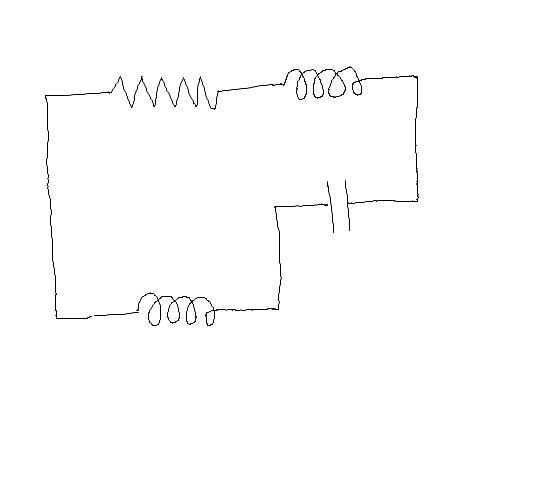
#> input picture full/8.png, 550 x 500 px
$ python detect.py   (older library calls are emulated)
#> lines starting #> are read from the running program, lines starting #| are printed output that depends on the picture; after the words box and inside, x2 and y2 are one past the last pixel; in counts of white or black regions, pixels touching at a corner belong together
import numpy as np
import cv2
import math
import sys
np.set_printoptions(threshold=np.nan)

def dist(x1,y1,x2,y2):
	return ((x2-x1)**2 + (y2-y1)**2)**(1/2)

def dist(box1,box2):
	x1 = box1[0]+(box1[2]/2)
	y1 = box1[1]+(box1[3]/2)
	x2 = box2[0]+(box2[2]/2)
	y2 = box2[1]+(box2[3]/2)
	return ((x2-x1)**2 + (y2-y1)**2)**(1/2)

def findConnection(components,wire):
	c1=-1
	c2=-1
	m=10000
	for i in range(len(components)):
		d = dist(components[i],wire)
		if(d < m):
			m = d
			c1=i
	m=10000
	for i in range(len(components)):
		d = dist(components[i],wire)
		if(d < m and i != c1):
			m = d
			c2=i
	return (c1,c2)


def show(image,name="image"):
	cv2.imshow(name,image)
	cv2.waitKey(0)

def findlines(img,mul,x=10):
	thresh = img.copy()
	comp = np.zeros(img.shape,np.uint8)
	i=0
	while (i+mul<thresh.shape[0]):
		j=0
		while (j+mul<thresh.shape[1]):
			temp = []
			for i1 in range (i,i+mul):
				temp1 = []
				for j1 in range (j,j+mul):
					#print(i1,j1)
					temp1.append(thresh[i1][j1])
				temp.append(temp1)
			temp=np.array(temp)

			# [4 lines of commented-out code are left out]

			_,contours,h1 = cv2.findContours(temp,1,2)

			if (len(contours)>1):
				for i1 in range (i,i+mul):
					for j1 in range (j,j+mul):
						# thresh[i1][j1]=0
						comp[i1][j1]=200
			j+=x
		i+=x
	return comp

def getComponents(image, components):
	count = 0
	CompImages = []
	for component in components:
		count+=1
		x,y,w,h = component
		if(h<w):
			img = np.zeros((h,w),np.uint8)
			for X in range(0,h):
				for Y in range(0,w):
					img[X][Y] = image[y+X][x+Y]
			# cv2.imwrite('5_component'+str(count)+'.png',img)
			# show(img,"imgh")
			CompImages.append(img)
		else:
			img = np.zeros((w,h),np.uint8)
			for X in range(0,h):
				for Y in range(0,w):
					img[Y][X] = image[y+X][x+Y]
			# cv2.imwrite('5_component'+str(count)+'.png',img)
			# show(img,"imgv")
			CompImages.append(img)
	return CompImages

file = "full/8.png"
# print(file)
i = cv2.imread(file,0)
#> i is the input picture: shape (500, 550); min 0, max 255, mean 253.1
show(i)
orig=i.copy()
img1=i.copy()
img2=i.copy()
#img=cv2.cvtColor(i, cv2.COLOR_BGR2GRAY)
(wm,hm)=img1.shape
#> wm = 500; hm = 550
ret,thresh = cv2.threshold(img1,150,255,1)   ### skeletonization needs white on black so 1
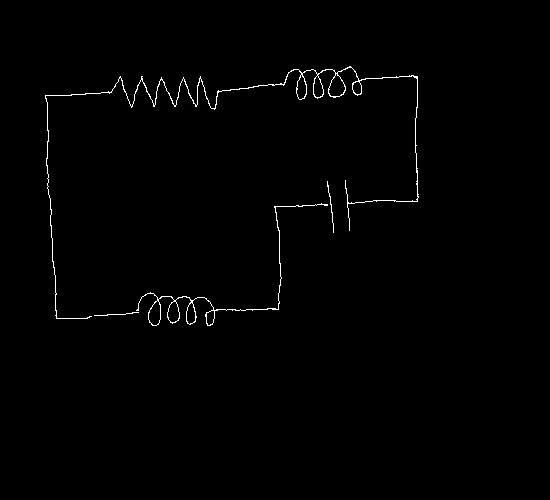
#> thresh: shape (500, 550); 0.77% white in thin lines or dots, all inside (x1, y1, x2, y2) = (45, 66, 419, 326)
ret,BW = cv2.threshold(img1,150,255,0)		# gives Black on white
# show(thresh,"before")
img=thresh.copy()
# show(thresh,"cj")
element = cv2.getStructuringElement(cv2.MORPH_CROSS,(3,3))
done = False
skel = np.zeros(img.shape,np.uint8)
size = np.size(img)
#> size = 275000
while(done==0):
	eroded = cv2.erode(img,element)
	temp = cv2.dilate(eroded,element)
	temp = cv2.subtract(img,temp)
	skel = cv2.bitwise_or(skel,temp)
	img = eroded.copy()
	zeros = size - cv2.countNonZero(img)
	if zeros==size:
		done = True
#> this loop made 2 passes
#> zeros on passes 1 to 2: 274998, 275000
#> pass 1, `eroded = cv2.erode(img,element)`:
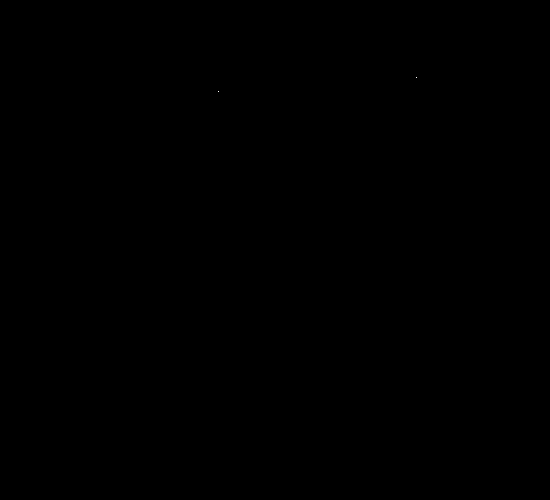
#> eroded: shape (500, 550); 0% white in thin lines or dots, all inside (x1, y1, x2, y2) = (218, 77, 417, 92)

final=thresh.copy()
sqsize = 20
shift = 5
comp=findlines(thresh,sqsize,shift)
#> after the loop in findlines, `while (i+mul<thresh.shape[0]):`:
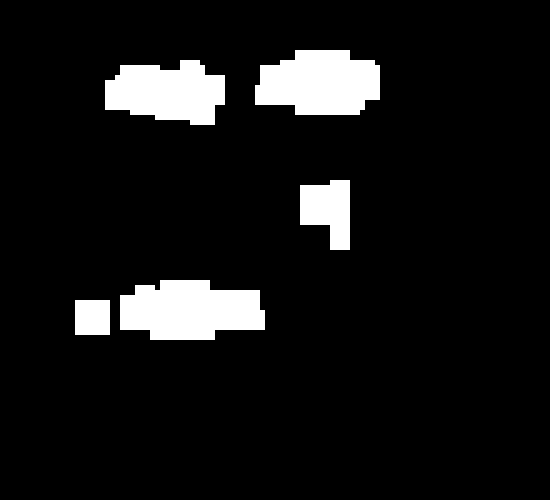
#> comp: shape (500, 550); values 0 (black) and 200 (white), 8.4% white; 5 white regions
#> after the loop in findlines, `while (i+mul<thresh.shape[0]):`: temp: shape (20, 20); every value is 0
#> after the loop in findlines, `while (i+mul<thresh.shape[0]):`: i = 480
# show(comp,"comp")
components = []
wires = []
wires_img=i.copy()
_,contours,h1 = cv2.findContours(comp,1 ,2)
#> contours = 5 contours; box (x1, y1, x2, y2) and area: (120, 280, 265, 340) 6670, (255, 50, 380, 115) 6340, (105, 60, 225, 125) 5616, (300, 180, 350, 250) 2482, (75, 300, 110, 335) 1156; h1 = [[1, -1, -1, -1], [2, 0, -1, -1], [3, 1, -1, -1], [4, 2, -1, -1], [-1, 3, -1, -1]]
# print("components")
for cont in contours:
	(x,y,w,h)= cv2.boundingRect(cont)
	if(w/h < 1.25 and w/h > 0.8):
		continue
	if(w<(sqsize*1.5) or h<(sqsize*1.5)):
		continue
	# print(x,y,w,h)
	x-=5
	y-=5
	w+=10
	h+=10
	components.append((x,y,w,h))
	cv2.rectangle(orig,(x,y),(x+w,y+h),(0,0,255),2)
	cv2.rectangle(final,(x,y),(x+w,y+h),0,-1)
#> this loop made 5 passes
#> (x, y, w, h) on passes 2 to 5: (115, 275, 155, 70), (295, 175, 60, 80), (100, 55, 130, 75), (250, 45, 135, 75)
#> (cont, x, y, w, h) on pass 1: ([[75, 300], [75, 334], [109, 334], [109, 300]], 75, 300, 35, 35)
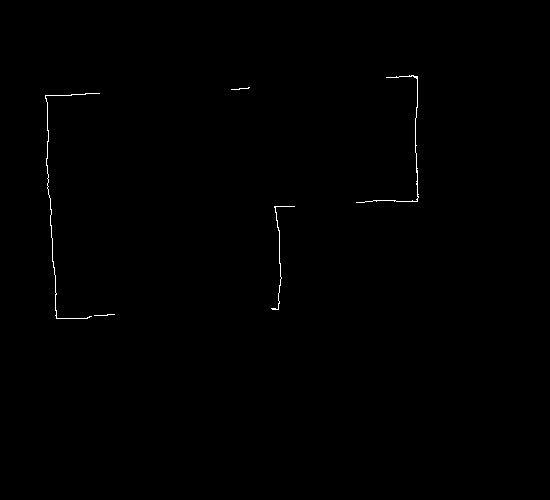
#> final: shape (500, 550); 0.27% white in thin lines or dots, all inside (x1, y1, x2, y2) = (45, 75, 419, 319)
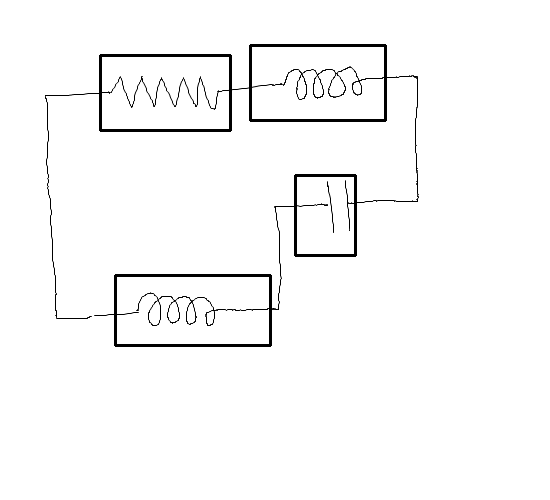
#> orig: shape (500, 550); min 0, max 255, mean 248.8
#> after the loop, components = [(115, 275, 155, 70), (295, 175, 60, 80), (100, 55, 130, 75), (250, 45, 135, 75)]
# cv2.imwrite('5_components.png',orig)
show(orig,"components")

CompImages = getComponents(BW, components)
#> the loop in getComponents, `for component in components:` made 4 passes
#> after the loop in getComponents, `for component in components:`:
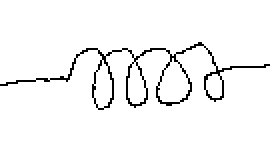
#> img: shape (75, 135) (shown 2 times larger); 95.9% white; black in thin lines or dots, all inside (x1, y1, x2, y2) = (0, 21, 135, 55)
#> after the loop in getComponents, `for component in components:`: CompImages = 4 items; count = 4
#> CompImages = 4 items

# print("wires")
_,contours,h1 = cv2.findContours(final,1 ,2)
#> contours = 5 contours, 4 with area under 20; largest, box (x1, y1, x2, y2) and area: (356, 75, 419, 203) 25
for cont in contours:
	(x,y,w,h)= cv2.boundingRect(cont)
	if(w<(sqsize*1.75) and h<(sqsize*1.75)):
		continue
	# print(x,y,w,h)
	wires.append((x,y,w,h))
	cv2.rectangle(wires_img,(x,y),(x+w,y+h),(0,0,255),2)
#> this loop made 5 passes
#> (x, y, w, h) on passes 1 to 5: (94, 314, 21, 2), (271, 206, 24, 104), (45, 93, 55, 226), (231, 87, 19, 3), (356, 75, 63, 128)
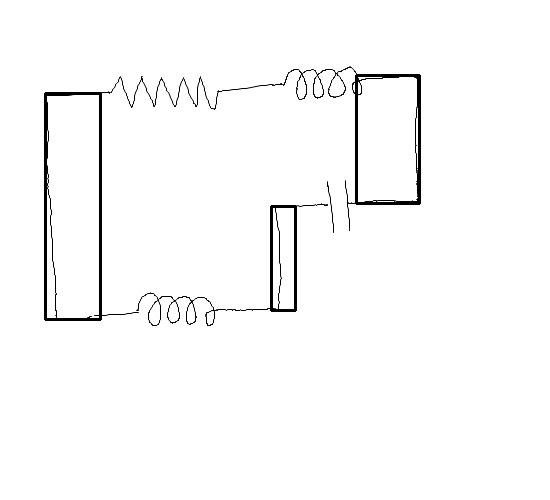
#> wires_img: shape (500, 550); 1.26% of pixels changed, all inside (x1, y1, x2, y2) = (44, 74, 421, 321)
#> after the loop, wires = [(271, 206, 24, 104), (45, 93, 55, 226), (356, 75, 63, 128)]
# cv2.imwrite('5_wires.png',wires_img)
show(wires_img,"wires")

# connections list contains connection in tuple of 3, format:(index of comp1,index of wire, index of comp2)
connections = []
for i in range(len(wires)):
	c1,c2 = findConnection(components,wires[i]);
	connections.append((c1,i,c2))
#> this loop made 3 passes
#> c2 on passes 1 to 3: 0, 0, 1
#> after the loop, connections = [(1, 0, 0), (2, 1, 0), (3, 2, 1)]

cv2.destroyAllWindows()

$ run again, with full/1.png copied over full/8.png
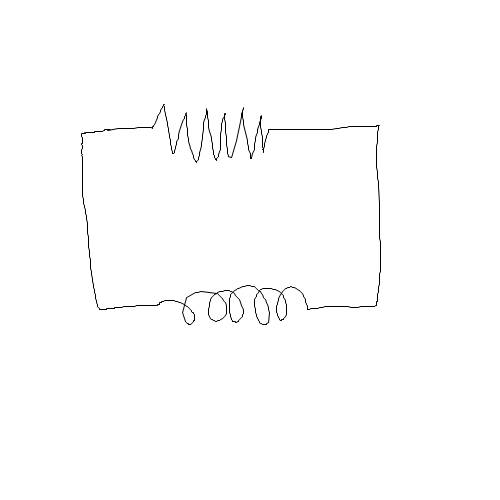
#> input picture full/1.png, 500 x 500 px
#> i is the input picture: shape (500, 500); min 0, max 255, mean 253.3
#> thresh: shape (500, 500); 0.73% white in thin lines or dots, all inside (x1, y1, x2, y2) = (81, 104, 381, 325)
#> size = 250000
#> the loop `while(done==0):` made 1 pass
#> zeros on pass 1: 250000
#> after the loop in findlines, `while (i+mul<thresh.shape[0]):`: i = 480
#> `_,contours,h1 = cv2.findContours(comp,1 ,2)`: contours = 3 contours; box (x1, y1, x2, y2) and area: (145, 95, 280, 175) 8242, (175, 270, 305, 340) 6772, (90, 130, 120, 150) 551; h1 = [[1, -1, -1, -1], [2, 0, -1, -1], [-1, 1, -1, -1]]
#> the loop `for cont in contours:` made 3 passes
#> (x, y, w, h) on passes 1, 3: (170, 265, 140, 80), (140, 90, 145, 90)
#> after the loop `for cont in contours:`:
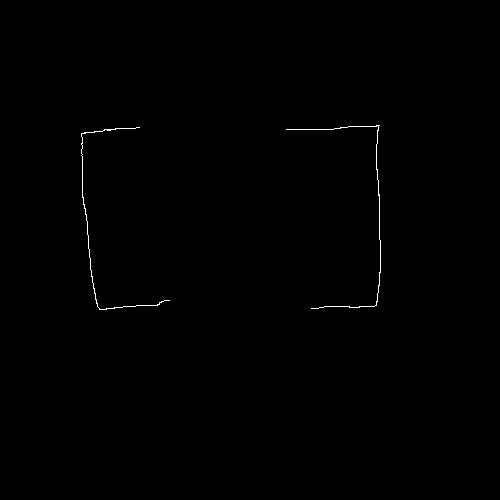
#> final: shape (500, 500); 0.27% white in thin lines or dots, all inside (x1, y1, x2, y2) = (81, 125, 381, 310)
#> after the loop `for cont in contours:`: components = [(170, 265, 140, 80), (140, 90, 145, 90)]
#> the loop in getComponents, `for component in components:` made 2 passes
#> (count, x, y, w, h) on passes 1 to 2: (1, 170, 265, 140, 80), (2, 140, 90, 145, 90)
#> after the loop in getComponents, `for component in components:`: CompImages = 2 items; count = 2
#> `CompImages = getComponents(BW, components)`: CompImages = 2 items
#> `_,contours,h1 = cv2.findContours(final,1 ,2)`: contours = 2 contours, 1 with area under 20; largest, box (x1, y1, x2, y2) and area: (81, 127, 170, 310) 25; h1 = [[1, -1, -1, -1], [-1, 0, -1, -1]]
#> the loop `for cont in contours:` made 2 passes
#> (x, y, w, h) on passes 1 to 2: (81, 127, 89, 183), (286, 125, 95, 184)
#> after the loop `for cont in contours:`:
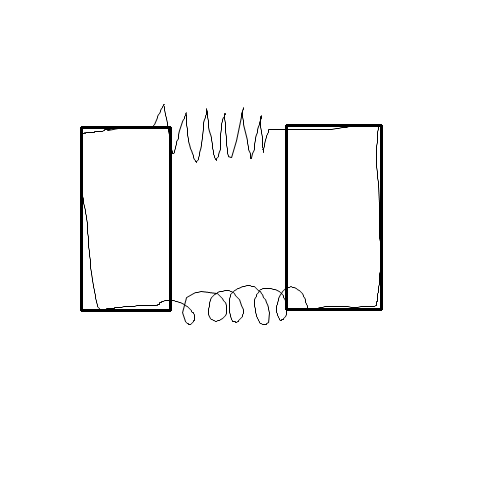
#> wires_img: shape (500, 500); 1.25% of pixels changed, all inside (x1, y1, x2, y2) = (80, 124, 383, 312)
#> after the loop `for cont in contours:`: wires = [(81, 127, 89, 183), (286, 125, 95, 184)]
#> the loop `for i in range(len(wires)):` made 2 passes
#> (c1, c2) on passes 1 to 2: (1, 0), (0, 1)
#> after the loop `for i in range(len(wires)):`: connections = [(1, 0, 0), (0, 1, 1)]

$ run again, with full/2.png copied over full/8.png
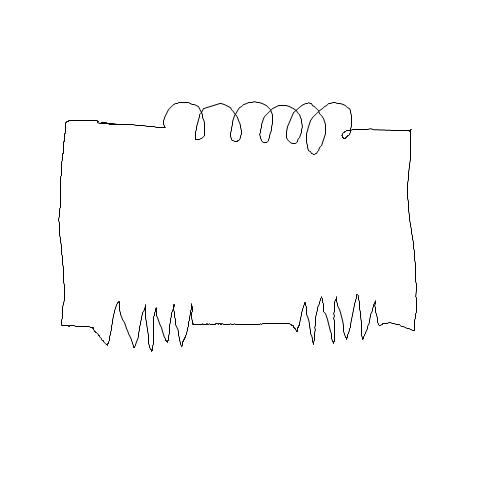
#> input picture full/2.png, 500 x 500 px
#> i is the input picture: shape (500, 500); min 0, max 255, mean 252.8
#> `ret,thresh = cv2.threshold(img1,150,255,1)`:
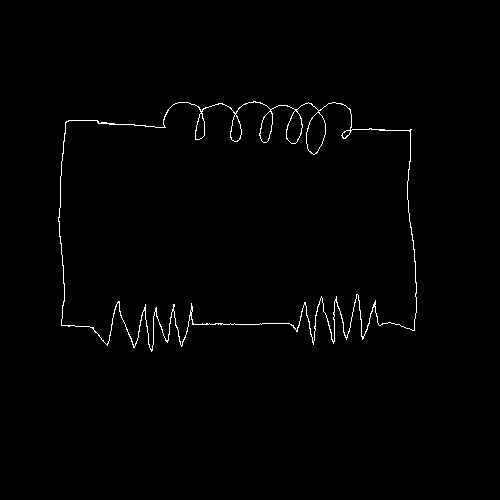
#> thresh: shape (500, 500); 0.95% white in thin lines or dots, all inside (x1, y1, x2, y2) = (58, 101, 417, 352)
#> size = 250000
#> the loop `while(done==0):` made 2 passes
#> zeros on passes 1 to 2: 249998, 250000
#> after the loop in findlines, `while (i+mul<thresh.shape[0]):`: i = 480
#> `_,contours,h1 = cv2.findContours(comp,1 ,2)`: contours = 5 contours; box (x1, y1, x2, y2) and area: (165, 85, 370, 160) 9926, (280, 280, 430, 355) 7328, (90, 290, 210, 365) 6336, (199, 109, 211, 116) 64, (234, 109, 241, 116) 34; h1 = [[1, -1, -1, -1], [2, 0, -1, -1], [3, 1, -1, -1], [4, 2, -1, -1], [-1, 3, -1, -1]]
#> the loop `for cont in contours:` made 5 passes
#> (x, y, w, h) on passes 1 to 5: (85, 285, 130, 85), (275, 275, 160, 85), (234, 109, 7, 7), (199, 109, 12, 7), (160, 80, 215, 85)
#> after the loop `for cont in contours:`: components = [(85, 285, 130, 85), (275, 275, 160, 85), (160, 80, 215, 85)]
#> the loop in getComponents, `for component in components:` made 3 passes
#> (component, x, y, w) on passes 1 to 3: ((85, 285, 130, 85), 85, 285, 130), ((275, 275, 160, 85), 275, 275, 160), ((160, 80, 215, 85), 160, 80, 215)
#> after the loop in getComponents, `for component in components:`: CompImages = 3 items; count = 3
#> `CompImages = getComponents(BW, components)`: CompImages = 3 items
#> `_,contours,h1 = cv2.findContours(final,1 ,2)`: contours = 3 contours, 2 with area under 20; largest, box (x1, y1, x2, y2) and area: (58, 120, 160, 327) 33; h1 = [[1, -1, -1, -1], [2, 0, -1, -1], [-1, 1, -1, -1]]
#> the loop `for cont in contours:` made 3 passes
#> (x, y, w, h) on passes 1 to 3: (216, 323, 59, 2), (376, 129, 40, 146), (58, 120, 102, 207)
#> after the loop `for cont in contours:`:
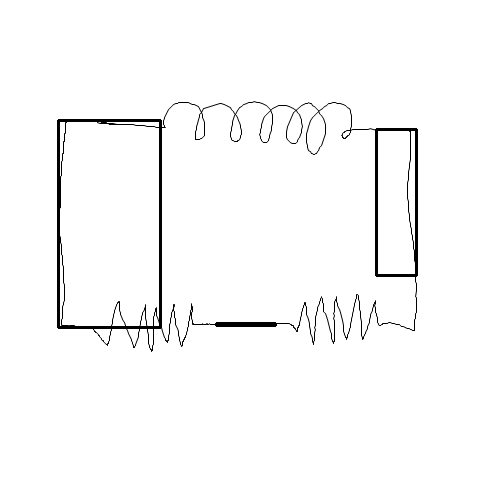
#> wires_img: shape (500, 500); 1.24% of pixels changed, all inside (x1, y1, x2, y2) = (57, 119, 418, 329)
#> after the loop `for cont in contours:`: wires = [(216, 323, 59, 2), (376, 129, 40, 146), (58, 120, 102, 207)]
#> the loop `for i in range(len(wires)):` made 3 passes
#> (c1, c2) on passes 1 to 3: (0, 1), (1, 2), (0, 2)
#> after the loop `for i in range(len(wires)):`: connections = [(0, 0, 1), (1, 1, 2), (0, 2, 2)]

$ run again, with full/3.png copied over full/8.png
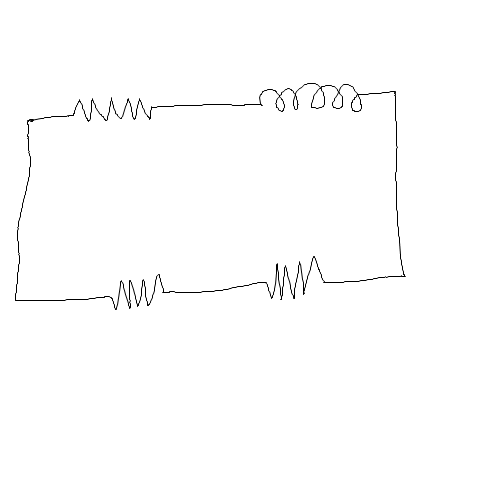
#> input picture full/3.png, 500 x 500 px
#> i is the input picture: shape (500, 500); min 0, max 255, mean 253
#> thresh: shape (500, 500); 0.81% white in thin lines or dots, all inside (x1, y1, x2, y2) = (15, 83, 406, 310)
#> size = 250000
#> the loop `while(done==0):` made 2 passes
#> zeros on passes 1 to 2: 249997, 250000
#> after the loop in findlines, `while (i+mul<thresh.shape[0]):`: i = 480
#> `_,contours,h1 = cv2.findContours(comp,1 ,2)`: contours = 5 contours; box (x1, y1, x2, y2) and area: (225, 70, 395, 125) 7280, (65, 80, 165, 135) 4620, (255, 245, 330, 315) 4061, (100, 260, 175, 325) 3740, (10, 150, 30, 175) 456; h1 = [[1, -1, -1, -1], [2, 0, -1, -1], [3, 1, -1, -1], [4, 2, -1, -1], [-1, 3, -1, -1]]
#> the loop `for cont in contours:` made 5 passes
#> (x, y, w, h) on passes 1, 2, 4, 5: (100, 260, 75, 65), (255, 245, 75, 70), (60, 75, 110, 65), (220, 65, 180, 65)
#> after the loop `for cont in contours:`: components = [(60, 75, 110, 65), (220, 65, 180, 65)]
#> the loop in getComponents, `for component in components:` made 2 passes
#> (count, x, y, w, h) on passes 1 to 2: (1, 60, 75, 110, 65), (2, 220, 65, 180, 65)
#> after the loop in getComponents, `for component in components:`: CompImages = 2 items; count = 2
#> `CompImages = getComponents(BW, components)`: CompImages = 2 items
#> `_,contours,h1 = cv2.findContours(final,1 ,2)`: contours = 3 contours, 2 with area under 20; largest, box (x1, y1, x2, y2) and area: (15, 116, 406, 310) 133; h1 = [[1, -1, -1, -1], [2, 0, -1, -1], [-1, 1, -1, -1]]
#> the loop `for cont in contours:` made 3 passes
#> (x, y, w, h) on passes 1 to 3: (128, 302, 3, 5), (15, 116, 391, 194), (171, 104, 49, 3)
#> after the loop `for cont in contours:`:
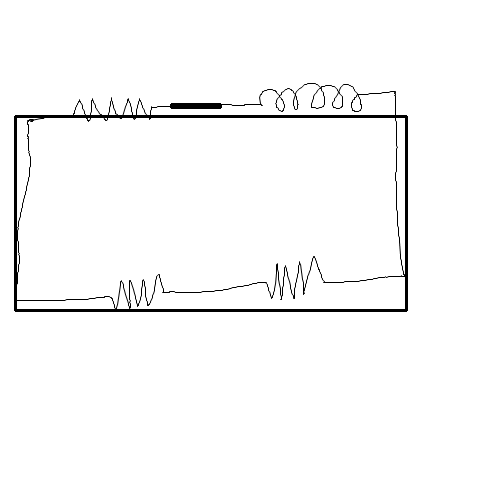
#> wires_img: shape (500, 500); 1.49% of pixels changed, all inside (x1, y1, x2, y2) = (14, 103, 408, 312)
#> after the loop `for cont in contours:`: wires = [(15, 116, 391, 194), (171, 104, 49, 3)]
#> the loop `for i in range(len(wires)):` made 2 passes
#> (c1, c2) on passes 1 to 2: (0, 1), (0, 1)
#> after the loop `for i in range(len(wires)):`: connections = [(0, 0, 1), (0, 1, 1)]
